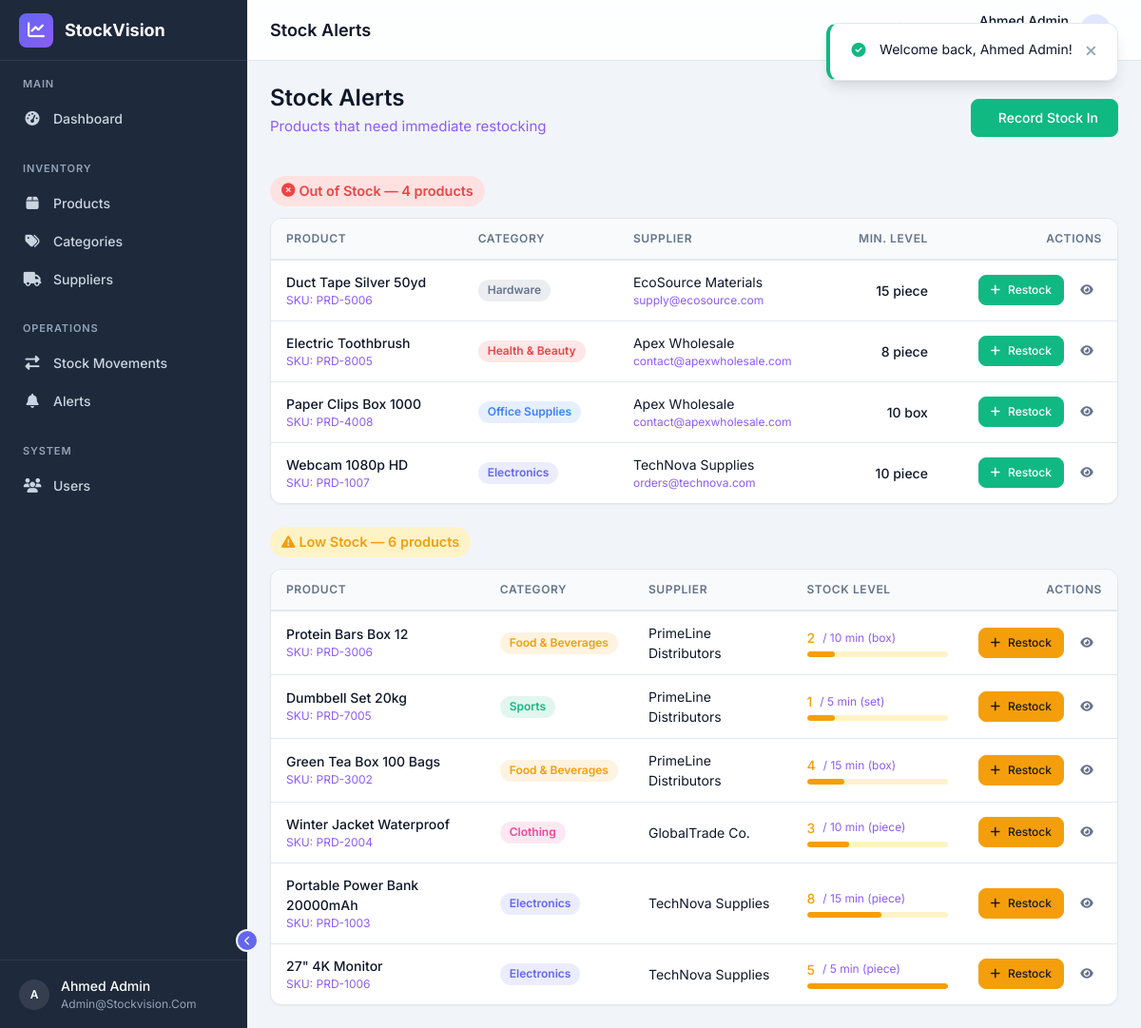
/alerts (signed in), run on the app's committed database.
### tables this page shows
CREATE TABLE `products` (
    `id` INT UNSIGNED AUTO_INCREMENT PRIMARY KEY,
    `name` VARCHAR(255) NOT NULL,
    `sku` VARCHAR(50) NOT NULL,
    `category_id` INT UNSIGNED NULL,
    `supplier_id` INT UNSIGNED NULL,
    `description` TEXT NULL,
    `unit_price` DECIMAL(10,2) NOT NULL DEFAULT 0.00,
    `quantity` INT NOT NULL DEFAULT 0,
    `min_stock_level` INT NOT NULL DEFAULT 10,
    `unit` VARCHAR(20) NOT NULL DEFAULT 'piece',
    `image` VARCHAR(255) NULL,
    `created_at` DATETIME NOT NULL DEFAULT CURRENT_TIMESTAMP,
    `updated_at` DATETIME NULL ON UPDATE CURRENT_TIMESTAMP,
    `deleted_at` DATETIME NULL COMMENT 'Soft delete timestamp',
    UNIQUE KEY `uk_products_sku` (`sku`),
    KEY `idx_products_category` (`category_id`),
    KEY `idx_products_supplier` (`supplier_id`),
    KEY `idx_products_quantity` (`quantity`, `min_stock_level`),
    CONSTRAINT `fk_products_category` FOREIGN KEY (`category_id`)
        REFERENCES `categories`(`id`) ON DELETE SET NULL ON UPDATE CASCADE,
    CONSTRAINT `fk_products_supplier` FOREIGN KEY (`supplier_id`)
        REFERENCES `suppliers`(`id`) ON DELETE SET NULL ON UPDATE CASCADE
);

CREATE TABLE `categories` (
    `id` INT UNSIGNED AUTO_INCREMENT PRIMARY KEY,
    `name` VARCHAR(100) NOT NULL,
    `description` TEXT NULL,
    `color` VARCHAR(7) NULL COMMENT 'Hex color for charts/badges',
    `created_at` DATETIME NOT NULL DEFAULT CURRENT_TIMESTAMP,
    `updated_at` DATETIME NULL ON UPDATE CURRENT_TIMESTAMP,
    `deleted_at` DATETIME NULL COMMENT 'Soft delete timestamp',
    UNIQUE KEY `uk_categories_name` (`name`)
);

CREATE TABLE `suppliers` (
    `id` INT UNSIGNED AUTO_INCREMENT PRIMARY KEY,
    `name` VARCHAR(100) NOT NULL,
    `phone` VARCHAR(20) NULL,
    `email` VARCHAR(255) NULL,
    `address` TEXT NULL,
    `created_at` DATETIME NOT NULL DEFAULT CURRENT_TIMESTAMP,
    `updated_at` DATETIME NULL ON UPDATE CURRENT_TIMESTAMP,
    `deleted_at` DATETIME NULL COMMENT 'Soft delete timestamp'
);

### app/controllers/AlertController.php (called while the page is built, shortened)
<?php
class AlertController
{
    private PDO $db;
    public function __construct()
    {
        $this->db = getDB();
    }
    public function index(): void
    {
        $outOfStock = $this->getOutOfStock();
        $lowStock   = $this->getLowStock();
        $pageTitle = 'Stock Alerts';
        require __DIR__ . '/../../views/layouts/app.php';
    }
    private function getOutOfStock(): array
    {
        $stmt = $this->db->query("
            SELECT p.*,
                   c.name AS category_name, c.color AS category_color,
                   s.name AS supplier_name, s.email AS supplier_email
            FROM `products` p
            LEFT JOIN `categories` c ON p.category_id = c.id
            LEFT JOIN `suppliers` s ON p.supplier_id = s.id
            WHERE p.quantity = 0 AND p.deleted_at IS NULL
            ORDER BY p.name ASC
        ");
        return $stmt->fetchAll();
    }
    private function getLowStock(): array
    {
        $stmt = $this->db->query("
            SELECT p.*,
                   c.name AS category_name, c.color AS category_color,
                   s.name AS supplier_name, s.email AS supplier_email
            FROM `products` p
            LEFT JOIN `categories` c ON p.category_id = c.id
            LEFT JOIN `suppliers` s ON p.supplier_id = s.id
            WHERE p.quantity > 0 AND p.quantity <= p.min_stock_level
              AND p.deleted_at IS NULL
            ORDER BY (p.quantity / GREATEST(p.min_stock_level, 1)) ASC
        ");
        return $stmt->fetchAll();
    }
}

### public/index.php (called while the page is built, shortened)
<?php
require_once __DIR__ . '/../app/config/app.php';
require_once __DIR__ . '/../app/config/database.php';
$requestMethod = $_SERVER['REQUEST_METHOD'];
$requestUri    = parse_url($_SERVER['REQUEST_URI'], PHP_URL_PATH);
$requestUri = '/' . ltrim($requestUri, '/');
$routes = require __DIR__ . '/../app/routes.php';
$matchedRoute  = null;
$routeParams   = [];
foreach ($routes as $route) {
    [$method, $path, $controller, $action] = $route;
    if ($method !== $requestMethod) {
        continue;
    }
    $pattern = preg_replace('/\{([a-zA-Z_]+)\}/', '(\d+)', $path);
    $pattern = '#^' . $pattern . '$#';
    if (preg_match($pattern, $requestUri, $matches)) {
        $matchedRoute = $route;
        array_shift($matches);
        $routeParams = $matches;
        break;
    }
}
[, , $controllerName, $actionName] = $matchedRoute;
$controller = new $controllerName();
call_user_func_array([$controller, $actionName], $routeParams);

### app/config/database.php (called while the page is built, shortened)
<?php
function getDB(): PDO
{
    static $pdo = null;
    if ($pdo === null) {
        $dsn = sprintf(
            'mysql:host=%s;port=%s;dbname=%s;charset=%s',
            DB_HOST,
            DB_PORT,
            DB_NAME,
            DB_CHARSET
        );
        $options = [
            PDO::ATTR_ERRMODE            => PDO::ERRMODE_EXCEPTION,
            PDO::ATTR_DEFAULT_FETCH_MODE => PDO::FETCH_ASSOC,
            PDO::ATTR_EMULATE_PREPARES   => false,
            PDO::MYSQL_ATTR_INIT_COMMAND => "SET NAMES utf8mb4 COLLATE utf8mb4_unicode_ci",
        ];
        try {
            $pdo = new PDO($dsn, DB_USER, DB_PASS, $options);
        } catch (PDOException $e) {
            error_log('Database connection failed: ' . $e->getMessage());
            die('Database connection failed. Please check your configuration.');
        }
    }
    return $pdo;
}

### views/alerts/index.php (the view)
<div class="page-header">
    <div>
        <h1><?= htmlspecialchars($pageTitle) ?></h1>
        <p class="text-secondary mt-1">Products that need immediate restocking</p>
    </div>
    <div class="page-header-actions">
        <a href="<?= BASE_URL ?>/stock/in" class="btn btn-success">
            <i class="fa-solid fa-arrow-down-to-line"></i> Record Stock In
        </a>
    </div>
</div>
<?php if (empty($outOfStock) && empty($lowStock)): ?>
    <div class="card">
        <div class="empty-state">
            <i class="fa-solid fa-circle-check empty-state-icon text-success"></i>
            <h3>All Stock Levels Healthy!</h3>
            <p>No products are currently low or out of stock. Great job keeping the inventory well stocked.</p>
        </div>
    </div>
<?php else: ?>
<?php if (!empty($outOfStock)): ?>
<div class="mb-6">
    <div class="d-flex align-items-center gap-3 mb-3">
        <span class="badge badge-danger" style="font-size: 0.9rem; padding: 6px 12px;">
            <i class="fa-solid fa-circle-xmark"></i> Out of Stock — <?= count($outOfStock) ?> product<?= count($outOfStock) !== 1 ? 's' : '' ?>
        </span>
    </div>
    <div class="card">
        <div class="card-body p-0">
            <div class="table-responsive">
                <table class="data-table">
                    <thead>
                        <tr>
                            <th>Product</th>
                            <th>Category</th>
                            <th>Supplier</th>
                            <th class="text-right">Min. Level</th>
                            <th class="text-right">Actions</th>
                        </tr>
                    </thead>
                    <tbody>
                        <?php foreach ($outOfStock as $p): ?>
                            <tr>
                                <td>
                                    <div class="font-medium"><?= htmlspecialchars($p['name']) ?></div>
                                    <div class="text-xs text-secondary">SKU: <?= htmlspecialchars($p['sku']) ?></div>
                                </td>
                                <td>
                                    <?php if ($p['category_name']): ?>
                                        <span class="badge" style="background-color:<?= htmlspecialchars($p['category_color']) ?>20;color:<?= htmlspecialchars($p['category_color']) ?>;border-color:<?= htmlspecialchars($p['category_color']) ?>50">
                                            <?= htmlspecialchars($p['category_name']) ?>
                                        </span>
                                    <?php else: ?>
                                        <span class="text-secondary">—</span>
                                    <?php endif; ?>
                                </td>
                                <td>
                                    <?php if ($p['supplier_name']): ?>
                                        <div><?= htmlspecialchars($p['supplier_name']) ?></div>
                                        <?php if ($p['supplier_email']): ?>
                                            <div class="text-xs text-secondary"><?= htmlspecialchars($p['supplier_email']) ?></div>
                                        <?php endif; ?>
                                    <?php else: ?>
                                        <span class="text-secondary">—</span>
                                    <?php endif; ?>
                                </td>
                                <td class="text-right font-medium"><?= $p['min_stock_level'] ?> <?= htmlspecialchars($p['unit']) ?></td>
                                <td class="text-right">
                                    <div class="actions justify-content-end">
                                        <a href="<?= BASE_URL ?>/stock/in?product=<?= $p['id'] ?>" class="btn btn-sm btn-success" title="Add Stock">
                                            <i class="fa-solid fa-plus"></i> Restock
                                        </a>
                                        <a href="<?= BASE_URL ?>/products/<?= $p['id'] ?>" class="btn btn-sm btn-icon btn-ghost" title="View Product">
                                            <i class="fa-solid fa-eye"></i>
                                        </a>
                                    </div>
                                </td>
                            </tr>
                        <?php endforeach; ?>
                    </tbody>
                </table>
            </div>
        </div>
    </div>
</div>
<?php endif; ?>
<?php if (!empty($lowStock)): ?>
<div>
    <div class="d-flex align-items-center gap-3 mb-3">
        <span class="badge badge-warning" style="font-size: 0.9rem; padding: 6px 12px;">
            <i class="fa-solid fa-triangle-exclamation"></i> Low Stock — <?= count($lowStock) ?> product<?= count($lowStock) !== 1 ? 's' : '' ?>
        </span>
    </div>
    <div class="card">
        <div class="card-body p-0">
            <div class="table-responsive">
                <table class="data-table">
                    <thead>
                        <tr>
                            <th>Product</th>
                            <th>Category</th>
                            <th>Supplier</th>
                            <th>Stock Level</th>
                            <th class="text-right">Actions</th>
                        </tr>
                    </thead>
                    <tbody>
                        <?php foreach ($lowStock as $p): ?>
                            <?php
                                $pct = $p['min_stock_level'] > 0
                                    ? min(100, round(($p['quantity'] / $p['min_stock_level']) * 100))
                                    : 100;
                            ?>
                            <tr>
                                <td>
                                    <div class="font-medium"><?= htmlspecialchars($p['name']) ?></div>
                                    <div class="text-xs text-secondary">SKU: <?= htmlspecialchars($p['sku']) ?></div>
                                </td>
                                <td>
                                    <?php if ($p['category_name']): ?>
                                        <span class="badge" style="background-color:<?= htmlspecialchars($p['category_color']) ?>20;color:<?= htmlspecialchars($p['category_color']) ?>;border-color:<?= htmlspecialchars($p['category_color']) ?>50">
                                            <?= htmlspecialchars($p['category_name']) ?>
                                        </span>
                                    <?php else: ?>
                                        <span class="text-secondary">—</span>
                                    <?php endif; ?>
                                </td>
                                <td class="text-sm">
                                    <?= htmlspecialchars($p['supplier_name'] ?: '—') ?>
                                </td>
                                <td style="min-width: 180px;">
                                    <div class="d-flex align-items-center gap-2 mb-1">
                                        <span class="font-medium text-warning"><?= $p['quantity'] ?></span>
                                        <span class="text-secondary text-xs">/ <?= $p['min_stock_level'] ?> min (<?= $p['unit'] ?>)</span>
                                    </div>
                                    <div class="progress-bar-wrap" style="height: 6px; background: var(--warning-light); border-radius: 99px; overflow: hidden;">
                                        <div style="height:100%; width: <?= $pct ?>%; background: var(--warning); border-radius: 99px; transition: width 0.6s ease;"></div>
                                    </div>
                                </td>
                                <td class="text-right">
                                    <div class="actions justify-content-end">
                                        <a href="<?= BASE_URL ?>/stock/in?product=<?= $p['id'] ?>" class="btn btn-sm btn-warning" title="Add Stock">
                                            <i class="fa-solid fa-plus"></i> Restock
                                        </a>
                                        <a href="<?= BASE_URL ?>/products/<?= $p['id'] ?>" class="btn btn-sm btn-icon btn-ghost" title="View Product">
                                            <i class="fa-solid fa-eye"></i>
                                        </a>
                                    </div>
                                </td>
                            </tr>
                        <?php endforeach; ?>
                    </tbody>
                </table>
            </div>
        </div>
    </div>
</div>
<?php endif; ?>
<?php endif; ?>

### data on the page
products: name "Duct Tape Silver 50yd", sku "PRD-5006", category.name "Hardware", supplier.name "EcoSource Materials", supplier.email "supply@ecosource.com", min_stock_level "15", unit "piece"
products: name "Electric Toothbrush", sku "PRD-8005", category.name "Health & Beauty", supplier.name "Apex Wholesale", supplier.email "contact@apexwholesale.com", min_stock_level "8", unit "piece"
products: name "Paper Clips Box 1000", sku "PRD-4008", category.name "Office Supplies", supplier.name "Apex Wholesale", supplier.email "contact@apexwholesale.com", min_stock_level "10", unit "box"
products: name "Webcam 1080p HD", sku "PRD-1007", category.name "Electronics", supplier.name "TechNova Supplies", supplier.email "orders@technova.com", min_stock_level "10", unit "piece"
products: name "Protein Bars Box 12", sku "PRD-3006", category.name "Food & Beverages", supplier.name "PrimeLine Distributors", quantity "2", min_stock_level "10", unit "box"
products: name "Dumbbell Set 20kg", sku "PRD-7005", category.name "Sports", supplier.name "PrimeLine Distributors", quantity "1", min_stock_level "5", unit "set"
products: name "Green Tea Box 100 Bags", sku "PRD-3002", category.name "Food & Beverages", supplier.name "PrimeLine Distributors", quantity "4", min_stock_level "15", unit "box"
products: name "Winter Jacket Waterproof", sku "PRD-2004", category.name "Clothing", supplier.name "GlobalTrade Co.", quantity "3", min_stock_level "10", unit "piece"
products: name "Portable Power Bank 20000mAh", sku "PRD-1003", category.name "Electronics", supplier.name "TechNova Supplies", quantity "8", min_stock_level "15", unit "piece"
products: name "27\" 4K Monitor", sku "PRD-1006", category.name "Electronics", supplier.name "TechNova Supplies", quantity "5", min_stock_level "5", unit "piece"

### other printed values
substr(currentUserName() ?? 'U', 0, 1) "A"
currentUserName() "Ahmed Admin"
currentUserEmail() "Admin@stockvision.com"
$pageTitle "Stock Alerts"
count($outOfStock) "4"
count($lowStock) "6"
